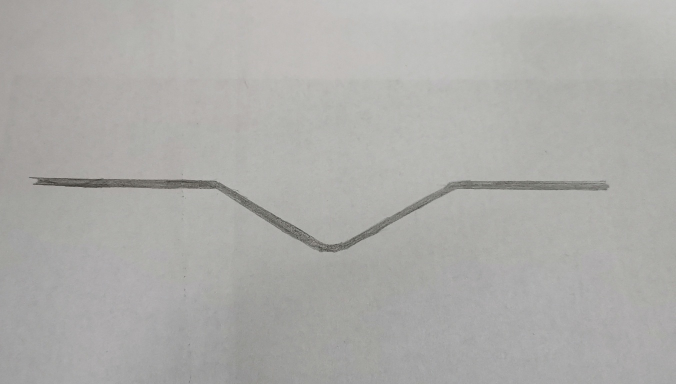
#> input picture OpenCV预处理/hand01.jpg, 1351 x 768 px (shown at 1/2 size)
$ python '流程化处理.py'
#> lines starting #> are read from the running program, lines starting #| are printed output that depends on the picture; after the words box and inside, x2 and y2 are one past the last pixel; in counts of white or black regions, pixels touching at a corner belong together
### OpenCV预处理/Morphology.py
import cv2
import numpy as np
def Resize(img):
    res = cv2.resize(img,(600,800))
    cv2.imwrite("laser02.jpg",res)

# [4 lines left out: function Erode, not called in this run]
def Dilation(gray_img,ksize = 5):
    kernel = np.ones((ksize, ksize), np.uint8)
    dilation = cv2.dilate(gray_img, kernel, iterations=1)
    return dilation
def Opening(gray_img,ksize = 5):
    """
    去除外部的零散点
    :param gray_img:
    :param ksize:
    :return:
    """
    kernel = np.ones((ksize, ksize), np.uint8)
    opening = cv2.morphologyEx(gray_img, cv2.MORPH_OPEN, kernel)
    return opening
def Closig(gray_img,ksize = 5):
    """
    #填充前景物中的小洞，或者小黑点
    :param gray_img:
    :param ksize:
    :return:
    """
    kernel = np.ones((ksize, ksize), np.uint8)
    closing = cv2.morphologyEx(gray_img, cv2.MORPH_CLOSE, kernel)
    return closing

### OpenCV预处理/流程化处理.py
#!/usr/bin/env python
# -*- coding: utf-8 -*-
# Auther: Liu
import cv2
import numpy as np
import  matplotlib.pyplot as plt
from OpenCV预处理.Morphology import *

def Drawing():
    plt.figure()
    plt.subplot(231)
    plt.imshow(thresh,'gray')
    plt.title("thresh")
    plt.axis("off")
    plt.subplot(232)
    plt.imshow(media,'gray')
    plt.title("media")
    plt.axis("off")
    plt.subplot(233)
    plt.imshow(open,'gray')
    plt.title("open")
    plt.axis("off")
    plt.subplot(234)
    plt.imshow(close,'gray')
    plt.title("close")
    plt.axis("off")
    plt.subplot(235)
    plt.imshow(dilation,'gray')
    plt.title("dilation")
    plt.axis("off")
    plt.subplot(236)
    plt.imshow(media3,'gray')
    plt.title("media2")
    plt.axis("off")
    plt.show()
img = cv2.imread('hand01.jpg')
#> img is the input picture: shape (768, 1351, 3); mean B, G, R 169.3, 172.3, 172.7
gray = cv2.cvtColor(img,cv2.COLOR_BGR2GRAY)
threval = 125
ret,thresh = cv2.threshold(gray,threval,255,cv2.THRESH_BINARY_INV)
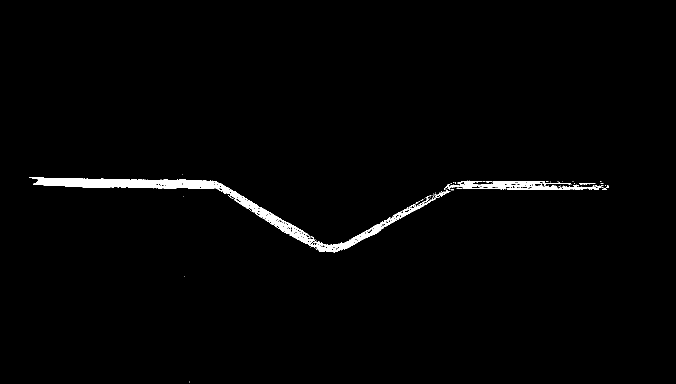
#> thresh: shape (768, 1351) (shown at 1/2 size); 1.4% white; 59 white regions (53 under 20 px), largest, box (x1, y1, x2, y2) and area: (58, 354, 872, 505) 11133, (890, 361, 1207, 380) 2609, (869, 378, 901, 396) 128, (1085, 366, 1142, 369) 93, (1158, 366, 1191, 370) 58, (1204, 376, 1214, 380) 25
#> ret = 125
media = cv2.medianBlur(thresh,3)
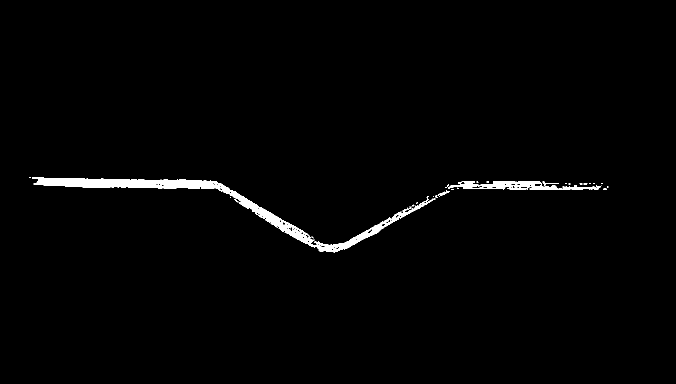
#> media: shape (768, 1351) (shown at 1/2 size); 1.4% white; 37 white regions (31 under 20 px), largest, box (x1, y1, x2, y2) and area: (64, 355, 871, 505) 11740, (897, 362, 1201, 380) 2682, (875, 382, 900, 392) 96, (1085, 363, 1113, 371) 73, (1206, 376, 1213, 380) 22, (469, 398, 477, 405) 21
media2 = cv2.medianBlur(media,3)
#> media2: shape (768, 1351); 1.4% white; 27 white regions (23 under 20 px), largest, box (x1, y1, x2, y2) and area: (65, 355, 871, 505) 11972, (897, 362, 1201, 380) 2713, (876, 382, 899, 392) 94, (1085, 363, 1112, 371) 68
media3 = cv2.medianBlur(media2,5)
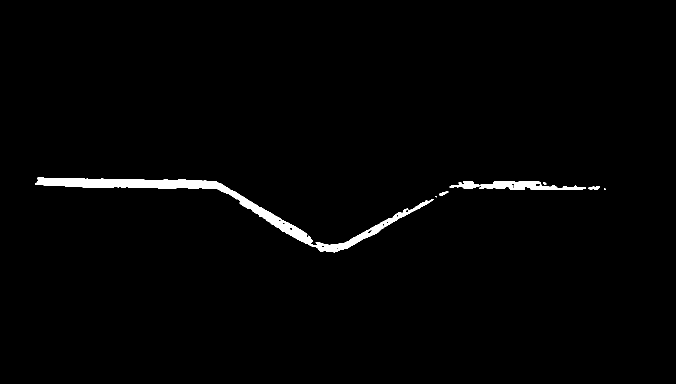
#> media3: shape (768, 1351) (shown at 1/2 size); 1.5% white; 7 white regions (2 under 20 px), largest, box (x1, y1, x2, y2) and area: (70, 355, 868, 505) 12189, (899, 362, 1172, 380) 2625, (1176, 372, 1200, 380) 117, (878, 383, 897, 392) 82, (1086, 364, 1093, 370) 25
dilation = Dilation(media3)
#> in Dilation, `dilation = cv2.dilate(gray_img, kernel, iterations=1)`:
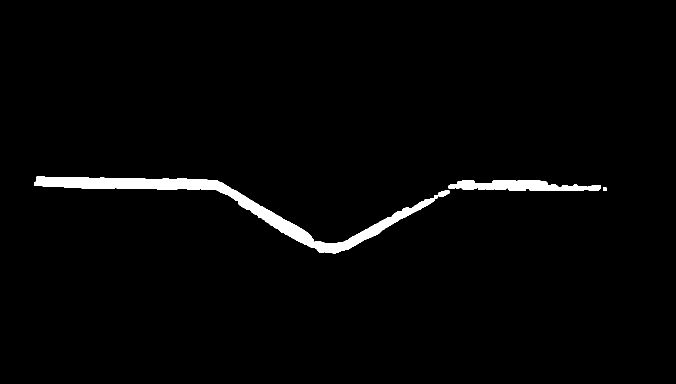
#> dilation: shape (768, 1351) (shown at 1/2 size); 2.1% white; 3 white regions, box (x1, y1, x2, y2) and area: (68, 353, 899, 507) 16942, (897, 360, 1202, 382) 4449, (1206, 375, 1213, 382) 49
cv2.imshow("01",dilation)
#cv2.imwrite("laser_bin.jpg",dilation)
open = Opening(media)
#> in Opening, `opening = cv2.morphologyEx(gray_img, cv2.MORPH_OPEN, kernel)`:
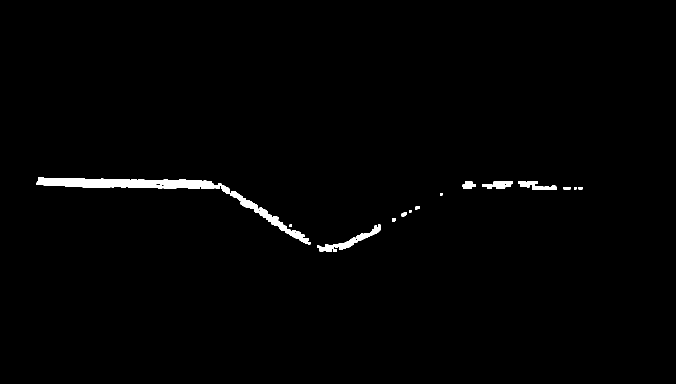
#> opening: shape (768, 1351) (shown at 1/2 size); 1.1% white; 19 white regions, largest, box (x1, y1, x2, y2) and area: (73, 355, 517, 426) 6738, (519, 415, 621, 489) 1431, (634, 451, 762, 503) 1363
close = Closig(open)
#> in Closig, `closing = cv2.morphologyEx(gray_img, cv2.MORPH_CLOSE, kernel)`: closing: shape (768, 1351); 1.2% white; 12 white regions, largest, box (x1, y1, x2, y2) and area: (73, 355, 621, 489) 8458, (634, 449, 762, 504) 1530, (1036, 363, 1114, 380) 739
dilation = Dilation(open)
#> call 2 of Dilation, with ksize = 5
#> in Dilation (call 2), `dilation = cv2.dilate(gray_img, kernel, iterations=1)`:
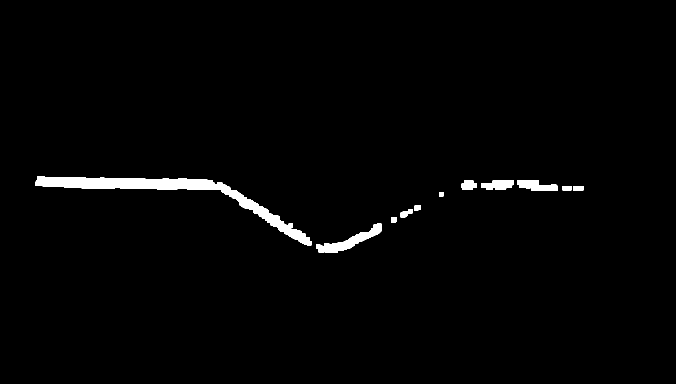
#> dilation: shape (768, 1351) (shown at 1/2 size); 1.7% white; 11 white regions, largest, box (x1, y1, x2, y2) and area: (71, 353, 623, 491) 11306, (632, 447, 764, 506) 2298, (1034, 361, 1116, 382) 1171
Drawing()
